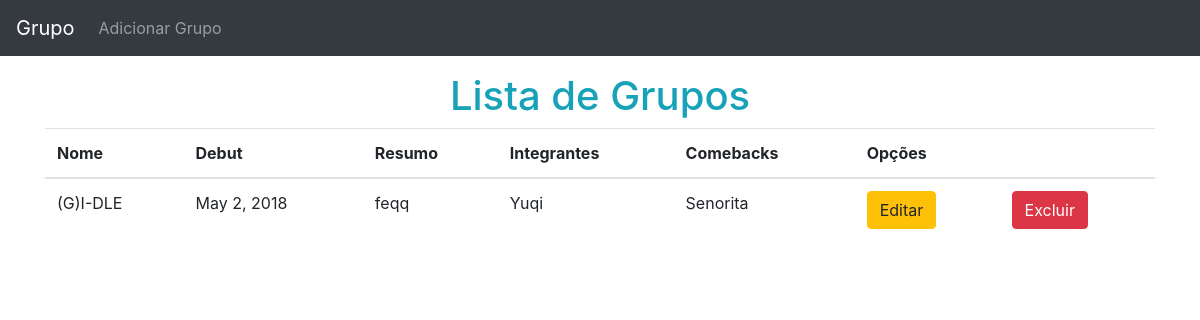
The app's page /grupos, older data.
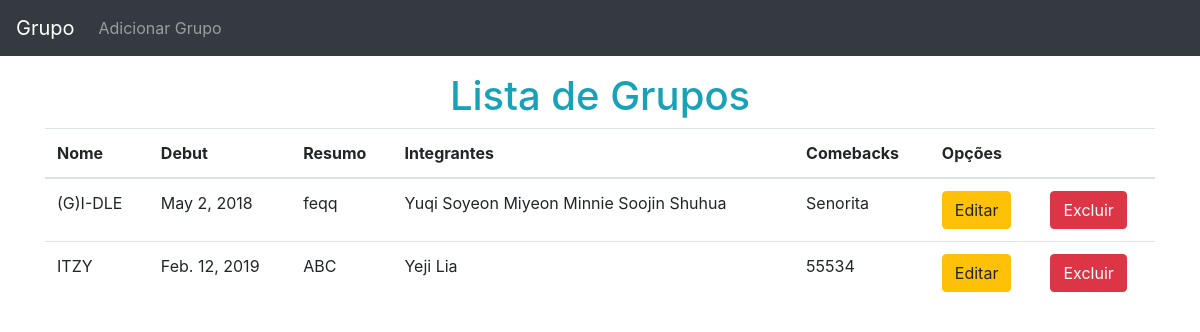
The same page, newer data.
### grupos/models.py (models this page shows, shortened)
class Grupo(models.Model):
    nome = models.CharField("Nome do Grupo", max_length=100, unique=True)
    debut = models.DateField("Debut do Grupo")
    resumo = models.TextField("Resumo do Grupo")
    imagem = models.ImageField("Foto do Grupo")
    def __str__(self):
        return self.nome

class Artista(models.Model):
    nome = models.CharField("Nome do Artista", max_length=100, unique=True)
    grupo = models.ForeignKey(Grupo, verbose_name="Grupo do Artista", on_delete=models.CASCADE)
    idade = models.PositiveIntegerField("Idade do Artista")
    GENDER_CHOICES = ((u'M', u'Masculino'),
                      (u'F', u'Feminino'),)
    genero = models.CharField(max_length=2, verbose_name="Gênero do Artista", choices=GENDER_CHOICES)
    pais = models.CharField("País do Artista", max_length=100)
    imagem = models.ImageField("Foto do Artista")

class Comeback(models.Model):
    nome = models.CharField("Nome da Música", max_length = 100, unique=True)
    grupo = models.ForeignKey(Grupo, verbose_name="Grupo do Artista", on_delete=models.CASCADE)
    data = models.DateField("Data do Música")
    views = models.PositiveIntegerField("Número de Views")
    likes = models.PositiveIntegerField("Número de Likes")
    deslikes = models.PositiveIntegerField("Número de Deslikes")

### grupos/views.py (the view)
# urls.py: path('grupos', listaDeGrupos)
def listaDeGrupos(request):
    grupos = Grupo.objects.all()
    return render(request, "grupos/listaDeGrupos.html", {'grupos':grupos})

### templates/grupos/listaDeGrupos.html
{% extends 'base.html' %}
{% block content %}
<div class="container">
    <div class="text-center">
        <h1 class = "text-info">Lista de Grupos</h1>
    </div>
    <table class="table table-head">
        <thead>
            <tr>
                <th>Nome</th>
                <th>Debut</th>
                <th>Resumo</th>
                <th>Integrantes</th>
                <th>Comebacks</th>
                <th>Opções</th>
                <th></th>
            </tr>
        </thead>
        <tbody>
            {% for grupo in grupos %}
                <tr>
                    <td>{{ grupo.nome }}</td>
                    <td>{{ grupo.debut }}</td>
                    <td>{{ grupo.resumo }}</td>
                    <td>
                        {% for artista in grupo.artista_set.all %}
                            {{ artista.nome }}
                        {% endfor %}
                    </td>
                    <td>
                        {% for comeback in grupo.comeback_set.all %}
                            {{ comeback.nome }}
                        {% endfor %}
                    </td>
                    <td><a href="#" class="btn btn-warning">Editar</a></td>
                    <td><a href="#" class="btn btn-danger">Excluir</a></td>
                </tr>
            {% endfor %}
        </tbody>
    </table>
</div>
{% endblock content %}

### templates/base.html (shortened to what this page needs)
<!DOCTYPE html>
{% load static %}
<html lang="pt">
<head>
    <link rel="stylesheet" href="https://stackpath.bootstrapcdn.com/bootstrap/4.5.0/css/bootstrap.min.css">
</head>
<body>
    <nav class="navbar navbar-expand-sm navbar-dark bg-dark mb-3">
        <a class="navbar-brand text-white">Grupo</a>
        <ul class="navbar-nav">
            <li class="nav-item">
                <a class="nav-link" href="admin/grupos/grupo/add/">Adicionar Grupo</a>
            </li>
        </ul>
    </nav>
    {% block content %}
    {% endblock content %}
</body>
</html>

Row changes from the older to the newer data that the page shows:
added Artista: nome "Soyeon", shown under Grupo "(G)I-DLE"
added Artista: nome "Miyeon", shown under Grupo "(G)I-DLE"
added Artista: nome "Minnie", shown under Grupo "(G)I-DLE"
added Artista: nome "Soojin", shown under Grupo "(G)I-DLE"
added Artista: nome "Shuhua", shown under Grupo "(G)I-DLE"
added Grupo: nome "ITZY", debut "Feb. 12, 2019", resumo "ABC"
added Artista: nome "Yeji", shown under "ITZY"
added Artista: nome "Lia", shown under "ITZY"
added Comeback: nome "55534", shown under "ITZY"
